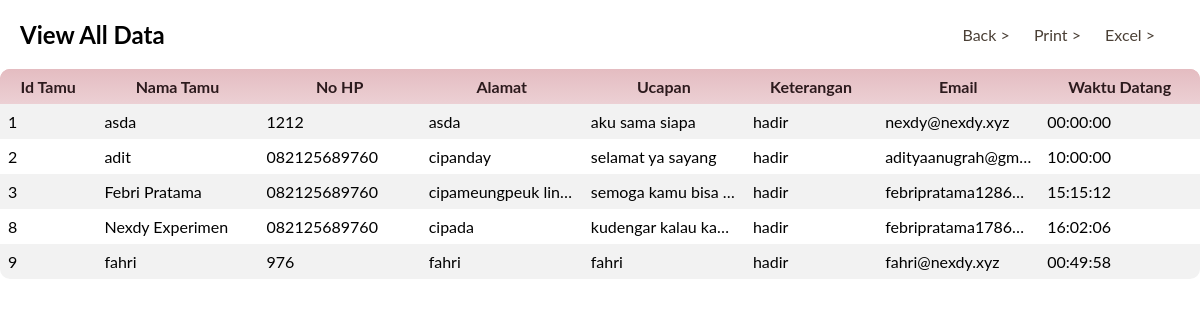
Before: /project-guestbook/view.php with the older database file.
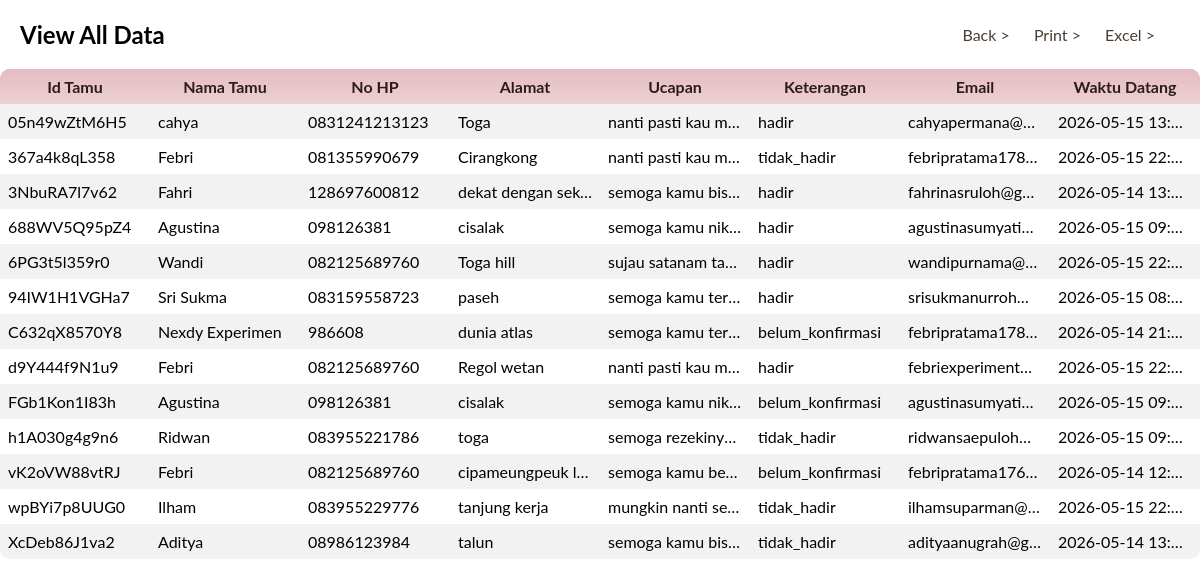
After: the same page with the newer database file.
### tables this page shows
CREATE TABLE `tamu` (
  `id_tamu` varchar(20) NOT NULL,
  `nama_tamu` varchar(100) DEFAULT NULL,
  `no_hp` varchar(16) DEFAULT NULL,
  `alamat` text,
  `ucapan` text,
  `keterangan` enum('hadir','tidak_hadir','belum_konfirmasi') DEFAULT NULL,
  `email` varchar(100) DEFAULT NULL,
  `waktu_datang` datetime NOT NULL
);

### project-guestbook/app/koneksi.php (called while the page is built, shortened)
<?php
$tb_tamu = "tamu";

### project-guestbook/view.php (the view, shortened to what this page needs)
<?php
include 'app/koneksi.php';
?>
<!DOCTYPE html>
<html lang="en">
<head>
</head>
<body>
    <div class="header">
        <h2>View All Data</h2>
        <div class="btn">
            <a href="dashboard.php">Back ></a>
            <a href="print_report.php" target="_blank">Print ></a>
            <a href="excel_report.php">Excel ></a>
    </div>
    </div>
    <table>
        <tr>
            <th>Id Tamu</th>
            <th>Nama Tamu</th>
            <th>No HP</th>
            <th>Alamat</th>
            <th>Ucapan</th>
            <th>Keterangan</th>
            <th>Email</th>
            <th>Waktu Datang</th>
        </tr>
        <?php
        $query = mysqli_query($koneksi, "SELECT * FROM $tb_tamu");
        while ($data = mysqli_fetch_array($query)) {
            echo "<tr>";
            echo "<td>" . $data['id_tamu'] . "</td>";
            echo "<td>" . $data['nama_tamu'] . "</td>";
            echo "<td>" . $data['no_hp'] . "</td>";
            echo "<td>" . $data['alamat'] . "</td>";
            echo "<td>" . $data['ucapan'] . "</td>";
            echo "<td>" . $data['keterangan'] . "</td>";
            echo "<td>" . $data['email'] . "</td>";
            echo "<td>" . $data['waktu_datang'] . "</td>";
        }
            ?>
    </table>
</body>
</html>

Changed rows visible on the page:
removed tamu: id_tamu "1", nama_tamu "asda", no_hp "1212", alamat "asda", ucapan "aku sama siapa", keterangan "hadir", email "nexdy@nexdy.xyz", waktu_datang "00:00:00"
removed tamu: id_tamu "2", nama_tamu "adit", no_hp "082125689760", alamat "cipanday", ucapan "selamat ya sayang", keterangan "hadir", email "adityaanugrah@g…", waktu_datang "10:00:00"
removed tamu: id_tamu "3", nama_tamu "Febri Pratama", no_hp "082125689760", alamat "cipameungpeuk lin…", ucapan "semoga kamu bisa…", keterangan "hadir", email "febripratama1286…", waktu_datang "15:15:12"
removed tamu: id_tamu "8", nama_tamu "Nexdy Experimen", no_hp "082125689760", alamat "cipada", ucapan "kudengar kalau ka…", keterangan "hadir", email "febripratama1786…", waktu_datang "16:02:06"
removed tamu: id_tamu "9", nama_tamu "fahri", no_hp "976", alamat "fahri", ucapan "fahri", keterangan "hadir", email "fahri@nexdy.xyz", waktu_datang "00:49:58"
added tamu: id_tamu "05n49wZtM6H5", nama_tamu "cahya", no_hp "0831241213123", alamat "Toga", ucapan "nanti pasti kau m…", keterangan "hadir", email "cahyapermana@…", waktu_datang "2026-05-15 13:…"
added tamu: id_tamu "367a4k8qL358", nama_tamu "Febri", no_hp "081355990679", alamat "Cirangkong", ucapan "nanti pasti kau m…", keterangan "tidak_hadir", email "febripratama178…", waktu_datang "2026-05-15 22:…"
added tamu: id_tamu "3NbuRA7l7v62", nama_tamu "Fahri", no_hp "128697600812", alamat "dekat dengan sek…", ucapan "semoga kamu bis…", keterangan "hadir", email "fahrinasruloh@g…", waktu_datang "2026-05-14 13:…"
added tamu: id_tamu "688WV5Q95pZ4", nama_tamu "Agustina", no_hp "098126381", alamat "cisalak", ucapan "semoga kamu nik…", keterangan "hadir", email "agustinasumyati…", waktu_datang "2026-05-15 09:…"
added tamu: id_tamu "6PG3t5l359r0", nama_tamu "Wandi", no_hp "082125689760", alamat "Toga hill", ucapan "sujau satanam ta…", keterangan "hadir", email "wandipurnama@…", waktu_datang "2026-05-15 22:…"
added tamu: id_tamu "94IW1H1VGHa7", nama_tamu "Sri Sukma", no_hp "083159558723", alamat "paseh", ucapan "semoga kamu ter…", keterangan "hadir", email "srisukmanurroh…", waktu_datang "2026-05-15 08:…"
added tamu: id_tamu "C632qX8570Y8", nama_tamu "Nexdy Experimen", no_hp "986608", alamat "dunia atlas", ucapan "semoga kamu ter…", keterangan "belum_konfirmasi", email "febripratama178…", waktu_datang "2026-05-14 21:…"
added tamu: id_tamu "d9Y444f9N1u9", nama_tamu "Febri", no_hp "082125689760", alamat "Regol wetan", ucapan "nanti pasti kau m…", keterangan "hadir", email "febriexperiment…", waktu_datang "2026-05-15 22:…"
added tamu: id_tamu "FGb1Kon1I83h", nama_tamu "Agustina", no_hp "098126381", alamat "cisalak", ucapan "semoga kamu nik…", keterangan "belum_konfirmasi", email "agustinasumyati…", waktu_datang "2026-05-15 09:…"
added tamu: id_tamu "h1A030g4g9n6", nama_tamu "Ridwan", no_hp "083955221786", alamat "toga", ucapan "semoga rezekiny…", keterangan "tidak_hadir", email "ridwansaepuloh…", waktu_datang "2026-05-15 09:…"
added tamu: id_tamu "vK2oVW88vtRJ", nama_tamu "Febri", no_hp "082125689760", alamat "cipameungpeuk l…", ucapan "semoga kamu be…", keterangan "belum_konfirmasi", email "febripratama176…", waktu_datang "2026-05-14 12:…"
added tamu: id_tamu "wpBYi7p8UUG0", nama_tamu "Ilham", no_hp "083955229776", alamat "tanjung kerja", ucapan "mungkin nanti se…", keterangan "tidak_hadir", email "ilhamsuparman@…", waktu_datang "2026-05-15 22:…"
added tamu: id_tamu "XcDeb86J1va2", nama_tamu "Aditya", no_hp "08986123984", alamat "talun", ucapan "semoga kamu bis…", keterangan "tidak_hadir", email "adityaanugrah@g…", waktu_datang "2026-05-14 13:…"
